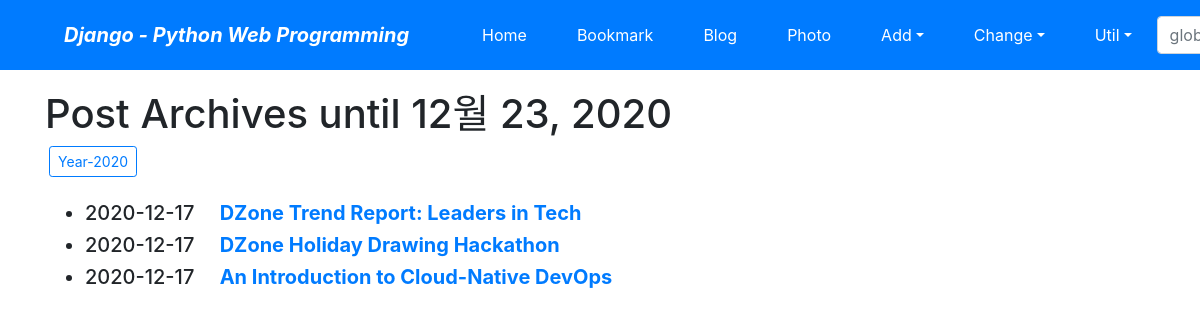
Page /blog/archive/ on the earlier database version.
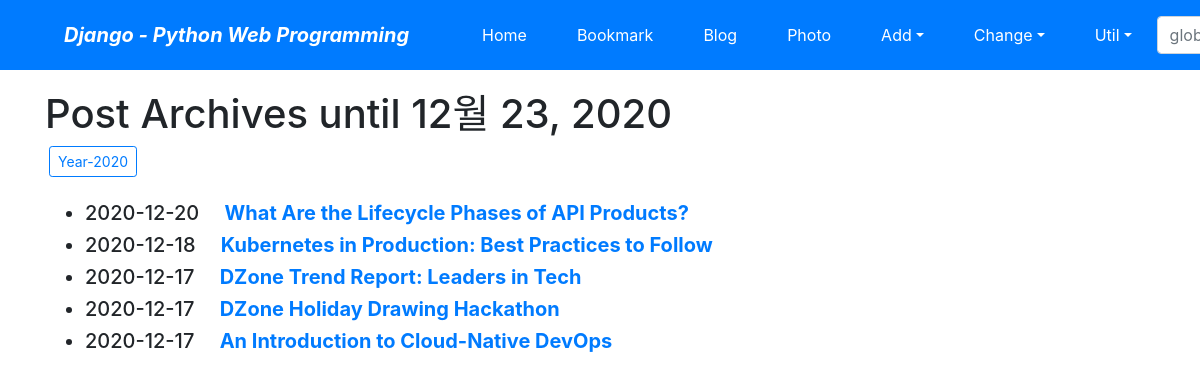
Same page on the later database version.
### blog/models.py (models this page shows, shortened)
class Post(models.Model):
    title = models.CharField(verbose_name = "TITLE", max_length=100)
    slug = models.SlugField(verbose_name='SLUG', max_length=100, allow_unicode=True, help_text='one word for title alias. ')    # this is title -> this-is-title
    description = models.CharField(verbose_name="DESCRIPTION", max_length=100)
    content = models.TextField(verbose_name='CONTENT')
    create_dt = models.DateTimeField(verbose_name='CREATE DATE', auto_now_add=True)
    modify_dt = models.DateTimeField(verbose_name='MODIFY DATE', auto_now=True)
    owner = models.ForeignKey(User, on_delete=models.CASCADE, blank=True, null=True, verbose_name="OWNER")
    tags = TaggableManager(blank=True)
    class Meta:
        verbose_name = 'post'
        verbose_name_plural = 'posts'
        db_table = 'blog_posts'
        ordering = ('-modify_dt',)
        pass
    def get_absolute_url(self):
        return reverse("blog:post_detail", args=(self.slug,)) # /blog/this-is-title

### blog/views.py (the view)
# urls.py: path('archive/', PostAV.as_view(), name='post_archive'),
class PostAV(ArchiveIndexView):
    model = Post
    date_field = 'modify_dt'

### blog/templates/blog/post_archive.html (shortened to what this page needs)
{% extends "base.html" %}
{% block content %}
    <h1>Post Archives until {% now "N d, Y" %}</h1>
    {% for date in date_list %}
    <a href="{% url 'blog:post_year_archive' date|date:'Y' %}"
       class="btn btn-outline-primary btn-sm mx-1">
        Year-{{ date|date:"Y" }}</a>
    {% endfor %}
    <br><br>
    <div>
        <ul>
            {% for post in object_list %}
            <li class="h5">
                {{ post.modify_dt|date:"Y-m-d" }}&emsp;
                <a href="{{ post.get_absolute_url }}"><strong>{{ post.title }}</strong></a>
            </li>
            {% endfor %}
        </ul>
    </div>
{% endblock %}

Differences in the rows shown:
added Post: modify_dt "2020-12-20", title "What Are the Lifecycle Phases of API Products?"
added Post: modify_dt "2020-12-18", title "Kubernetes in Production: Best Practices to Follow"
